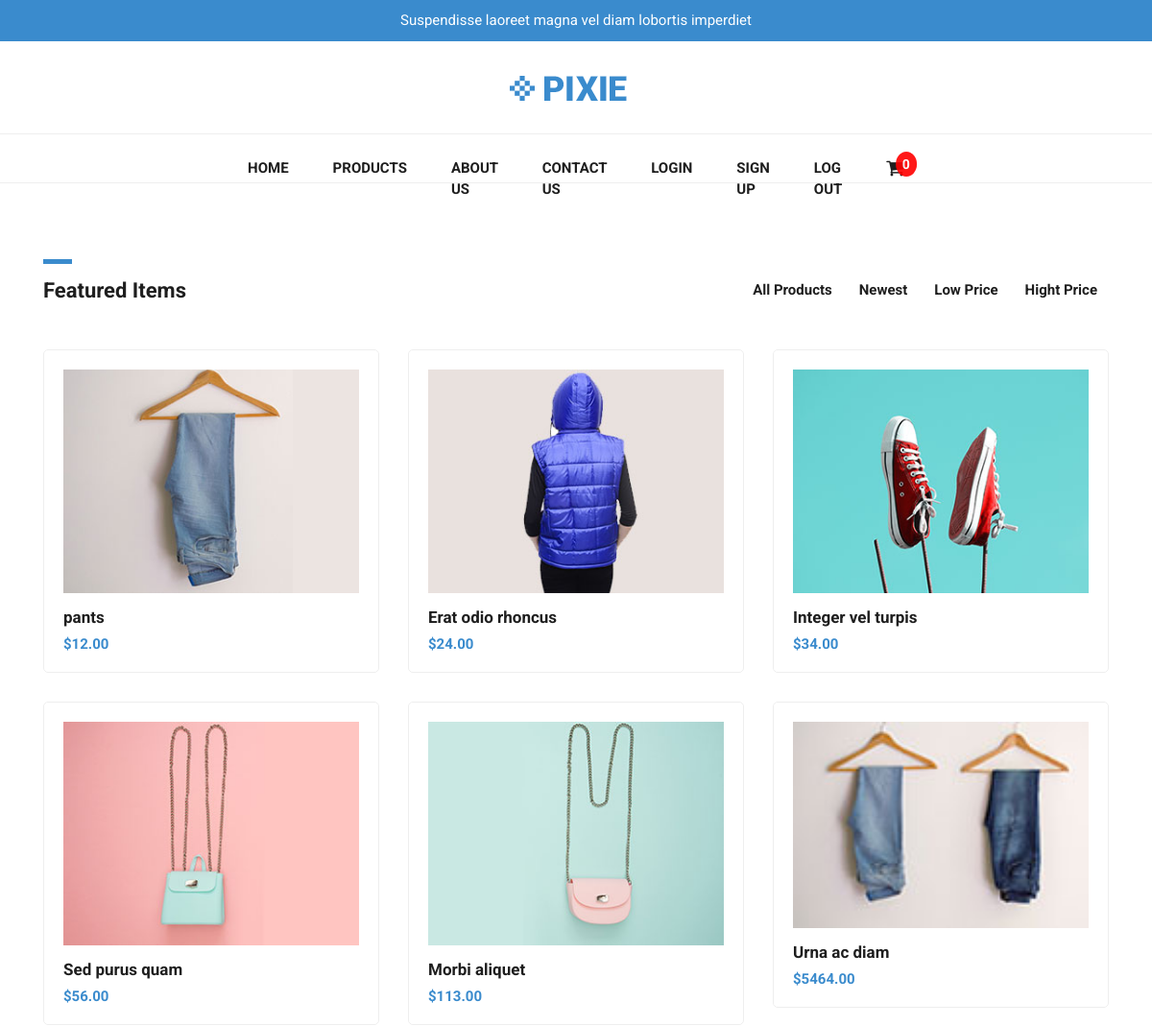
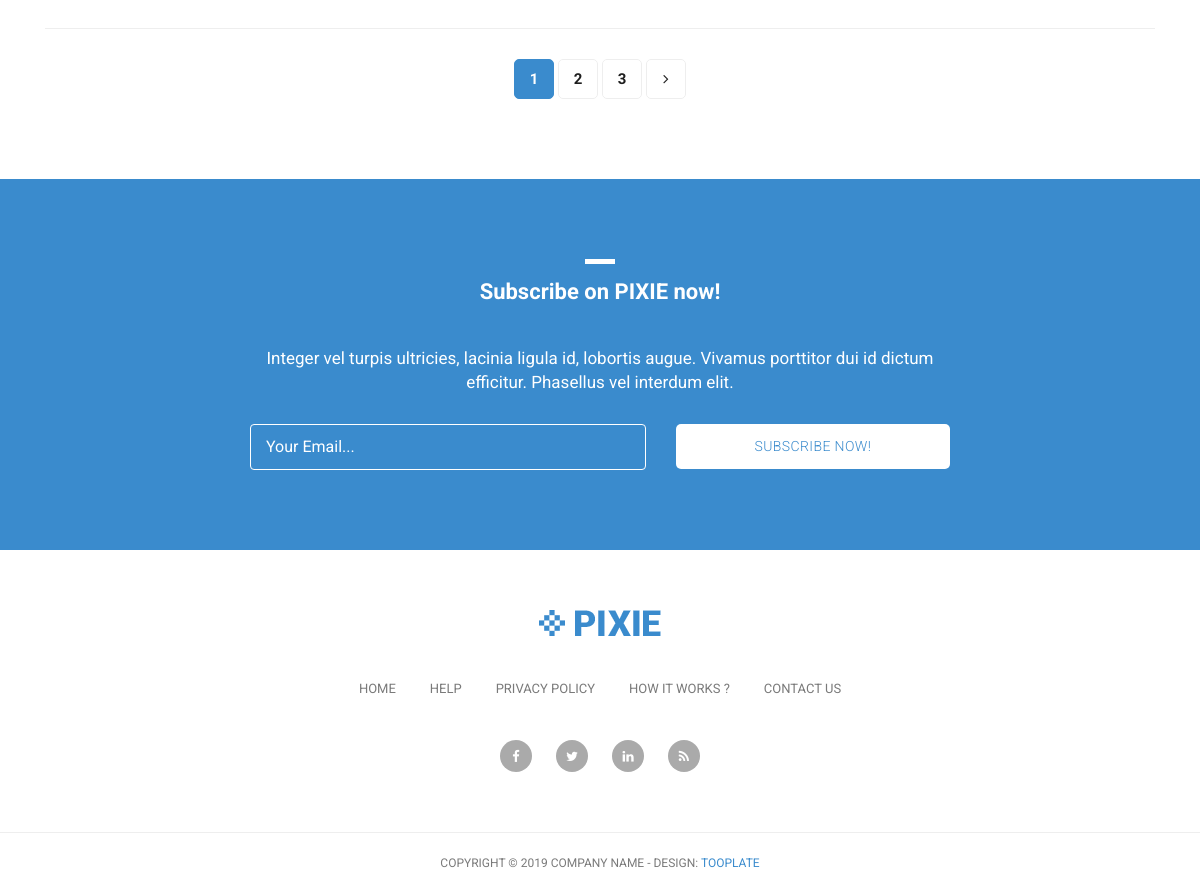
Screenshot of /products/ (signed in) with the database file from the repository (2 pictures, top to bottom).
### ecommerce/models.py (models this page shows, shortened)
class Product(models.Model):
    name = models.CharField(max_length=200 , null=True)
    price = models.DecimalField(max_digits=7 , decimal_places=2)
    image = models.ImageField(null=True , blank=True)
    description = models.TextField(null=True , blank=True)
    @property
    def imageUrl(self):
        try:
            url = self.image.url
        except:
            url = ''
        return url

### ecommerce/views.py (the view)
# urls.py: path('products/', views.products, name='products'),
def products(request):
    if request.user.is_authenticated:
        customer = request.user.customer
        order, created = Order.objects.get_or_create(customer=customer , complete = False)
        cartItems = order.get_cart_item
        items = order.orderitem_set.all()
    else:
        pass
    products = Product.objects.all()
    context = {'products': products, 'cartItems': cartItems}
    return render(request, 'ecommerce/products.html', context)

### ecommerce/models.py (called while the page is built)
    @property
    def get_cart_item(self):
        orderitems = self.orderitem_set.all()
        total = sum([item.quantity for item in orderitems])
        return total

### ecommerce/templates/ecommerce/products.html (shortened to what this page needs)
{% extends 'ecommerce/base.html' %}
{% load static %}
{% block content %}
    <div class="featured-page">
      <div class="container">
        <div class="row">
          <div class="col-md-4 col-sm-12">
            <div class="section-heading">
              <div class="line-dec"></div>
              <h1>Featured Items</h1>
            </div>
          </div>
          <div class="col-md-8 col-sm-12">
            <div id="filters" class="button-group">
              <button class="btn btn-primary" data-filter="*">All Products</button>
              <button class="btn btn-primary" data-filter=".new">Newest</button>
              <button class="btn btn-primary" data-filter=".low">Low Price</button>
              <button class="btn btn-primary" data-filter=".high">Hight Price</button>
            </div>
          </div>
        </div>
      </div>
    </div>
    <div class="featured container no-gutter">
        <div class="row posts">
          {% for product in products %}
            <div id="1" class="item new col-md-4">
              <a href="{% url 'singleProduct' product.id%}">
                <div class="featured-item">
                  <img src="{{product.imageUrl}}" alt="{{product.name}} image">
                  <h4>{{product.name}}</h4>
                  <h6>${{product.price}}</h6>
                </div>
              </a>
            </div>
            {% endfor %}
        </div>
    </div>
    <div class="page-navigation">
      <div class="container">
        <div class="row">
          <div class="col-md-12">
            <ul>
              <li class="current-page"><a href="#">1</a></li>
              <li><a href="#">2</a></li>
              <li><a href="#">3</a></li>
              <li><a href="#"><i class="fa fa-angle-right"></i></a></li>
            </ul>
          </div>
        </div>
      </div>
    </div>
{% endblock %}

### ecommerce/static/css/tooplate-main.css (style rules this page uses)
body { font-family: 'Roboto', sans-serif; transition: all 0.5s; }
a { text-decoration: none!important; }
.section-heading { margin-top: 80px; margin-bottom: 40px; }
.section-heading .line-dec { width: 30px; height: 5px; background-color: #3a8bcd; }
.section-heading h1 { font-size: 22px; font-weight: 700; color: #1e1e1e; margin-top: 15px; }
.featured-item { border-radius: 5px; border: 1px solid #eee; padding: 20px; transition: all 0.5s; }
.featured-item img { width: 100%; }
.featured-item h4 { font-size: 17px; font-weight: 700; color: #1e1e1e; margin-top: 15px; transition: all 0.5s; }
.featured-item h6 { color: #3a8bcd; font-size: 15px; font-weight: 700; margin-bottom: 0px; }
.featured-page { margin-top: 130px; margin-bottom: 40px; }
.featured-page .section-heading { margin-top: 0px; margin-bottom: 0px; }
.featured-page #filters { margin-top: 15px; text-align: right; }
.featured .featured-item { margin-bottom: 30px; text-decoration: none; }
.featured .featured-item h4 { transition: all 0.5s; }
#filters .btn-primary { color: #1e1e1e; border: none; font-size: 15px; font-weight: 700; background-color: transparent; }
.isotope, .isotope .item { -webkit-transition-duration: 0.8s; -moz-transition-duration: 0.8s; -ms-transition-duration: 0.8s; -o-transition-duration: 0.8s; transition-duration: 0.8s; }
.isotope { -webkit-transition-property: height, width; -moz-transition-property: height, width; -ms-transition-property: height, width; -o-transition-property: height, width; transition-property: height, width; }
.isotope .item { -webkit-transition-property: -webkit-transform, opacity; -moz-transition-property: -moz-transform, opacity; -ms-transition-property: -ms-transform, opacity; -o-transition-property: top, left, opacity; transition-property: transform, opacity; }
.page-navigation ul { text-align: center; border-top: 1px solid #eee; padding: 30px 0px 0px 0px; margin: 0px 0px 80px 0px; }
.page-navigation ul li { display: inline-block; }
.page-navigation ul li a { width: 40px; height: 40px; display: inline-block; text-align: center; line-height: 38px; border: 1px solid #eee; border-radius: 5px; font-weight: 700; color: #1e1e1e; font-size: 15px; text-decoration: none; transition: all 0.5s; }
.page-navigation ul li a:hover, .page-navigation ul li.current-page a { background-color: #3a8bcd; border-color: #3a8bcd; color: #fff; }

### rows the page displays
Product: imageUrl (picture), name "pants", price "12.00"
Product: imageUrl (picture), name "Erat odio rhoncus", price "24.00"
Product: imageUrl (picture), name "Integer vel turpis", price "34.00"
Product: imageUrl (picture), name "Sed purus quam", price "56.00"
Product: imageUrl (picture), name "Morbi aliquet", price "113.00"
Product: imageUrl (picture), name "Urna ac diam", price "5464.00"

### other values shown
{{ cartItems|floatformat:0 }} "0"
